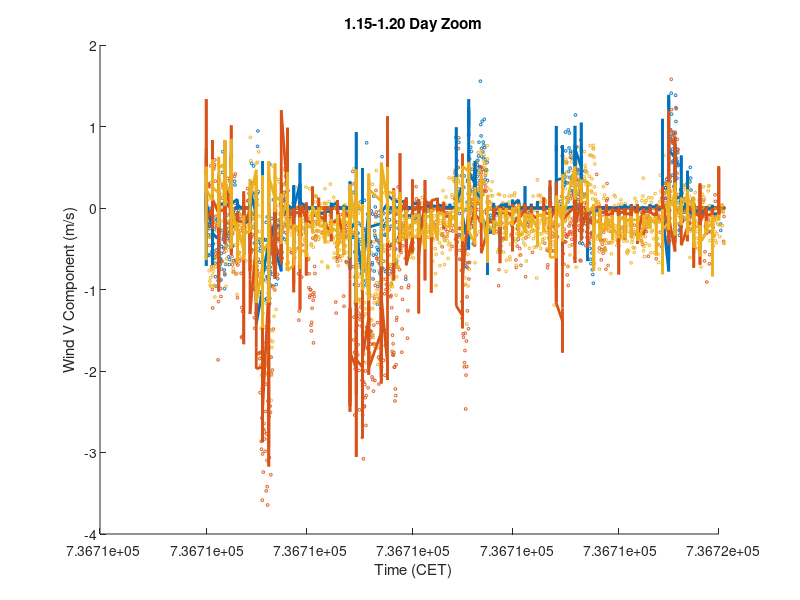

MATLAB code to generate this figure: (Note: this script raises an error after producing the figure.)
%% WindU_Plots.m
% Nipun Gunawardena
% Plot the data from Virtual_Potential_Temperature_Range1.m and
% Virtual_Potential_Temperature_Range2.m

clear all, close all, clc


%% Load first dataset
load('1.15-1.20.mat');

% RMSE Function
rmse = @(y, ypred) sqrt(nanmean((y-ypred).^2));


%% Plot first dataset
fig = figure();
set(fig, 'Units', 'normalized', 'Position', [0,0,1,1]);
% subplot(3,2,1);
hold all
plot(datesTest, targetsTest(1,:), 'o', 'MarkerSize', 2);    % LEMS A
plot(datesTest, targetsTest(2,:), 'o', 'MarkerSize', 2);    % LEMS B
plot(datesTest, targetsTest(3,:), 'o', 'MarkerSize', 2);    % LEMS D
set(gca,'ColorOrderIndex',1)
plot(datesTest, outputsTest(1,:), '-', 'LineWidth', 2);    % LEMS A
plot(datesTest, outputsTest(2,:), '-', 'LineWidth', 2);    % LEMS B
plot(datesTest, outputsTest(3,:), '-', 'LineWidth', 2);    % LEMS D
xlabel('Time (CET)');
ylabel('Wind V Component (m/s)');
title('1.15-1.20 Day Zoom');
dynamicDateTicks()
legend('LEMS A Data','LEMS B Data','LEMS D Data', 'LEMS A RFR','LEMS B RFR','LEMS D RFR');
print('RFR_windV_1-15_Zoom.eps', '-depsc');

fig = figure();
set(fig, 'Units', 'normalized', 'Position', [0,0,1,1]);
% subplot(3,2,3);
names = {'LEMS A', 'LEMS B', 'LEMS D', 'LEMS E', 'LEMS F', 'LEMS G', 'LEMS H', 'LEMS L'};
for i = 1:8
    h = subplot(2,4,i);
    hold on
    plot(targetsTest(i,:), outputsTest(i,:), 'o', 'MarkerSize', 2);
    p = polyfit(targetsTest(i,:), outputsTest(i,:), 1);
    pLine = polyval(p, [min(outputsTest(i,:)) max(outputsTest(i,:))]);
%     plot([min(outputsTest(i,:)) max(outputsTest(i,:))], [pLine(1) pLine(2)], 'r-', 'LineWidth', 2);
    nrmse = rmse(targetsTest(i,:), outputsTest(i,:)) / range(targetsTest(i,:));
    pr = refline(1, 0);
    axis square
    r2 = coefDeter(targetsTest(i,:), outputsTest(i,:));
    xlim = h.XLim;
    ylim = h.YLim;
    text(xlim(1)+(0.05*range(xlim)), ylim(2)-(0.05*range(ylim)), sprintf('NRMSE = %f', nrmse));
    xlabel('Data');
    ylabel('RFR Output');
    title(names{i});
end
print('RFR_windV_1-15_rSq.eps', '-depsc');

fig = figure();
set(fig, 'Units', 'normalized', 'Position', [0,0,1,1]);
% subplot(3,2,5);
hold on
plot(datesTest, mmOut, 'b:', 'LineWidth', 2);
plot(datesTest, mmTarg, 'r-');
plot(datesTest, stdOut, 'm:', 'LineWidth', 2);
plot(datesTest, stdTarg, 'k-');
xlabel('Date')
ylabel('Wind V Component Statistics (m/s)');
title(sprintf('Test Data || Range RMSE = %f || StdDev RMSE = %f', rmse(mmTarg, mmOut), rmse(stdTarg, stdOut)));
dynamicDateTicks()
legend('Range Output','Range Target','StdDev Output','StdDev Target');
print('RFR_windV_1-15_Stats.eps', '-depsc');



%% Load second dataset
clear all
load('1.27-2.01.mat');

% RMSE Function
rmse = @(y, ypred) sqrt(nanmean((y-ypred).^2));


%% Plot second dataset
fig = figure();
set(fig, 'Units', 'normalized', 'Position', [0,0,1,1]);
% subplot(3,2,1);
hold all
plot(datesTest, targetsTest(1,:), 'o', 'MarkerSize', 2);    % LEMS A
plot(datesTest, targetsTest(2,:), 'o', 'MarkerSize', 2);    % LEMS B
plot(datesTest, targetsTest(3,:), 'o', 'MarkerSize', 2);    % LEMS D
set(gca,'ColorOrderIndex',1)
plot(datesTest, outputsTest(1,:), '-', 'LineWidth', 2);    % LEMS A
plot(datesTest, outputsTest(2,:), '-', 'LineWidth', 2);    % LEMS B
plot(datesTest, outputsTest(3,:), '-', 'LineWidth', 2);    % LEMS D
xlabel('Time (CET)');
ylabel('Wind V Component (m/s)');
title('1.27-2.01 Day Zoom');
dynamicDateTicks()
legend('LEMS A Data','LEMS B Data','LEMS D Data', 'LEMS A RFR','LEMS B RFR','LEMS D RFR');
print('RFR_windV_1-27_Zoom.eps', '-depsc');

fig = figure();
set(fig, 'Units', 'normalized', 'Position', [0,0,1,1]);
% subplot(3,2,3);
names = {'LEMS A', 'LEMS B', 'LEMS D', 'LEMS E', 'LEMS F', 'LEMS G', 'LEMS H', 'LEMS L'};
for i = 1:8
    h = subplot(2,4,i);
    hold on
    plot(targetsTest(i,:), outputsTest(i,:), 'o', 'MarkerSize', 2);
    p = polyfit(targetsTest(i,:), outputsTest(i,:), 1);
    pLine = polyval(p, [min(outputsTest(i,:)) max(outputsTest(i,:))]);
%     plot([min(outputsTest(i,:)) max(outputsTest(i,:))], [pLine(1) pLine(2)], 'r-', 'LineWidth', 2);
    nrmse = rmse(targetsTest(i,:), outputsTest(i,:)) / range(targetsTest(i,:));
    pr = refline(1, 0);
    axis square
    r2 = coefDeter(targetsTest(i,:), outputsTest(i,:));
    xlim = h.XLim;
    ylim = h.YLim;
    text(xlim(1)+(0.05*range(xlim)), ylim(2)-(0.05*range(ylim)), sprintf('NRMSE = %f', nrmse));
    xlabel('Data');
    ylabel('RFR Output');
    title(names{i});
end
print('RFR_windV_1-27_rSq.eps', '-depsc');

fig = figure();
set(fig, 'Units', 'normalized', 'Position', [0,0,1,1]);
% subplot(3,2,5);
hold on
plot(datesTest, mmOut, 'b:', 'LineWidth', 2);
plot(datesTest, mmTarg, 'r-');
plot(datesTest, stdOut, 'm:', 'LineWidth', 2);
plot(datesTest, stdTarg, 'k-');
xlabel('Date')
ylabel('Wind V Component Statistics (m/s)');
title(sprintf('Test Data || Range RMSE = %f || StdDev RMSE = %f', rmse(mmTarg, mmOut), rmse(stdTarg, stdOut)));
dynamicDateTicks()
legend('Range Output','Range Target','StdDev Output','StdDev Target');
print('RFR_windV_1-27_Stats.eps', '-depsc');